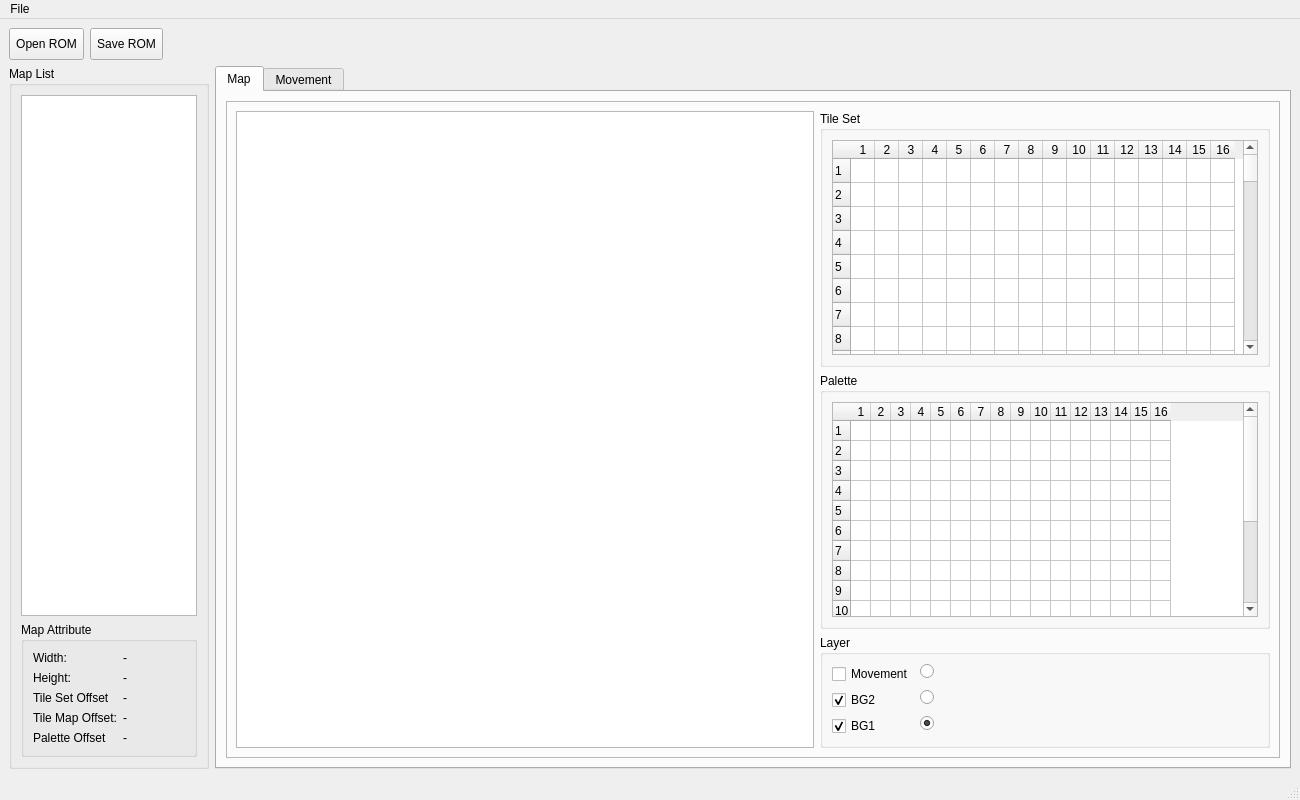
<?xml version="1.0" encoding="UTF-8"?>
<ui version="4.0">
 <class>MainWindow</class>
 <widget class="QMainWindow" name="MainWindow">
  <property name="geometry">
   <rect>
    <x>0</x>
    <y>0</y>
    <width>1300</width>
    <height>800</height>
   </rect>
  </property>
  <property name="windowTitle">
   <string>EXE Map</string>
  </property>
  <widget class="QWidget" name="centralwidget">
   <layout class="QVBoxLayout" name="_2">
    <item>
     <layout class="QFormLayout" name="formLayout">
      <item row="0" column="0">
       <widget class="QToolButton" name="openButton">
        <property name="sizePolicy">
         <sizepolicy hsizetype="Fixed" vsizetype="Fixed">
          <horstretch>0</horstretch>
          <verstretch>0</verstretch>
         </sizepolicy>
        </property>
        <property name="minimumSize">
         <size>
          <width>32</width>
          <height>32</height>
         </size>
        </property>
        <property name="text">
         <string>Open ROM</string>
        </property>
       </widget>
      </item>
      <item row="0" column="1">
       <widget class="QToolButton" name="saveButton">
        <property name="enabled">
         <bool>true</bool>
        </property>
        <property name="minimumSize">
         <size>
          <width>32</width>
          <height>32</height>
         </size>
        </property>
        <property name="text">
         <string>Save ROM</string>
        </property>
       </widget>
      </item>
     </layout>
    </item>
    <item>
     <layout class="QHBoxLayout" name="horizontalLayout">
      <item>
       <widget class="QGroupBox" name="mapListGroupBox">
        <property name="minimumSize">
         <size>
          <width>200</width>
          <height>0</height>
         </size>
        </property>
        <property name="maximumSize">
         <size>
          <width>200</width>
          <height>16777215</height>
         </size>
        </property>
        <property name="title">
         <string>Map List</string>
        </property>
        <layout class="QVBoxLayout" name="verticalLayout">
         <item>
          <widget class="QListWidget" name="mapList">
           <property name="alternatingRowColors">
            <bool>true</bool>
           </property>
          </widget>
         </item>
         <item>
          <widget class="QGroupBox" name="attributeGroupBox">
           <property name="title">
            <string>Map Attribute</string>
           </property>
           <layout class="QFormLayout" name="formLayout_5">
            <item row="0" column="0">
             <widget class="QLabel" name="widthLabel">
              <property name="text">
               <string>Width:</string>
              </property>
             </widget>
            </item>
            <item row="1" column="0">
             <widget class="QLabel" name="heightLabel">
              <property name="text">
               <string>Height:</string>
              </property>
             </widget>
            </item>
            <item row="0" column="1">
             <widget class="QLabel" name="widthValueLabel">
              <property name="text">
               <string>-</string>
              </property>
             </widget>
            </item>
            <item row="1" column="1">
             <widget class="QLabel" name="heightValueLabel">
              <property name="text">
               <string>-</string>
              </property>
             </widget>
            </item>
            <item row="3" column="0">
             <widget class="QLabel" name="tileMapLabel">
              <property name="text">
               <string>Tile Map Offset:</string>
              </property>
             </widget>
            </item>
            <item row="3" column="1">
             <widget class="QLabel" name="tileMapValueLabel">
              <property name="text">
               <string>-</string>
              </property>
             </widget>
            </item>
            <item row="2" column="0">
             <widget class="QLabel" name="tileSetLabel">
              <property name="text">
               <string>Tile Set Offset</string>
              </property>
             </widget>
            </item>
            <item row="2" column="1">
             <widget class="QLabel" name="tileSetValueLabel">
              <property name="text">
               <string>-</string>
              </property>
             </widget>
            </item>
            <item row="4" column="0">
             <widget class="QLabel" name="paletteLabel">
              <property name="text">
               <string>Palette Offset</string>
              </property>
             </widget>
            </item>
            <item row="4" column="1">
             <widget class="QLabel" name="paletteValueLabel">
              <property name="text">
               <string>-</string>
              </property>
             </widget>
            </item>
           </layout>
          </widget>
         </item>
        </layout>
       </widget>
      </item>
      <item>
       <widget class="QTabWidget" name="tabWidget">
        <property name="currentIndex">
         <number>0</number>
        </property>
        <widget class="QWidget" name="mapTab">
         <attribute name="title">
          <string>Map</string>
         </attribute>
         <layout class="QHBoxLayout" name="horizontalLayout_2">
          <item>
           <widget class="QFrame" name="frame">
            <property name="frameShape">
             <enum>QFrame::StyledPanel</enum>
            </property>
            <property name="frameShadow">
             <enum>QFrame::Raised</enum>
            </property>
            <layout class="QHBoxLayout" name="horizontalLayout_4">
             <item>
              <widget class="QGraphicsView" name="graphicsView">
               <property name="minimumSize">
                <size>
                 <width>400</width>
                 <height>0</height>
                </size>
               </property>
               <property name="backgroundBrush">
                <brush brushstyle="CrossPattern">
                 <color alpha="255">
                  <red>150</red>
                  <green>200</green>
                  <blue>255</blue>
                 </color>
                </brush>
               </property>
              </widget>
             </item>
             <item>
              <layout class="QVBoxLayout" name="verticalLayout_4">
               <item>
                <widget class="QGroupBox" name="groupBox_2">
                 <property name="minimumSize">
                  <size>
                   <width>200</width>
                   <height>0</height>
                  </size>
                 </property>
                 <property name="maximumSize">
                  <size>
                   <width>450</width>
                   <height>16777215</height>
                  </size>
                 </property>
                 <property name="title">
                  <string>Tile Set</string>
                 </property>
                 <layout class="QVBoxLayout" name="verticalLayout_3">
                  <item>
                   <widget class="QTableWidget" name="tilesetTable">
                    <property name="showGrid">
                     <bool>true</bool>
                    </property>
                    <property name="rowCount">
                     <number>64</number>
                    </property>
                    <property name="columnCount">
                     <number>16</number>
                    </property>
                    <attribute name="horizontalHeaderVisible">
                     <bool>true</bool>
                    </attribute>
                    <attribute name="horizontalHeaderDefaultSectionSize">
                     <number>24</number>
                    </attribute>
                    <attribute name="horizontalHeaderMinimumSectionSize">
                     <number>24</number>
                    </attribute>
                    <attribute name="verticalHeaderVisible">
                     <bool>true</bool>
                    </attribute>
                    <attribute name="verticalHeaderDefaultSectionSize">
                     <number>24</number>
                    </attribute>
                    <attribute name="verticalHeaderMinimumSectionSize">
                     <number>24</number>
                    </attribute>
                    <row/>
                    <row/>
                    <row/>
                    <row/>
                    <row/>
                    <row/>
                    <row/>
                    <row/>
                    <row/>
                    <row/>
                    <row/>
                    <row/>
                    <row/>
                    <row/>
                    <row/>
                    <row/>
                    <row/>
                    <row/>
                    <row/>
                    <row/>
                    <row/>
                    <row/>
                    <row/>
                    <row/>
                    <row/>
                    <row/>
                    <row/>
                    <row/>
                    <row/>
                    <row/>
                    <row/>
                    <row/>
                    <row/>
                    <row/>
                    <row/>
                    <row/>
                    <row/>
                    <row/>
                    <row/>
                    <row/>
                    <row/>
                    <row/>
                    <row/>
                    <row/>
                    <row/>
                    <row/>
                    <row/>
                    <row/>
                    <row/>
                    <row/>
                    <row/>
                    <row/>
                    <row/>
                    <row/>
                    <row/>
                    <row/>
                    <row/>
                    <row/>
                    <row/>
                    <row/>
                    <row/>
                    <row/>
                    <row/>
                    <row/>
                    <column/>
                    <column/>
                    <column/>
                    <column/>
                    <column/>
                    <column/>
                    <column/>
                    <column/>
                    <column/>
                    <column/>
                    <column/>
                    <column/>
                    <column/>
                    <column/>
                    <column/>
                    <column/>
                   </widget>
                  </item>
                 </layout>
                </widget>
               </item>
               <item>
                <widget class="QGroupBox" name="paletteGroupBox">
                 <property name="minimumSize">
                  <size>
                   <width>200</width>
                   <height>0</height>
                  </size>
                 </property>
                 <property name="maximumSize">
                  <size>
                   <width>450</width>
                   <height>16777215</height>
                  </size>
                 </property>
                 <property name="title">
                  <string>Palette</string>
                 </property>
                 <layout class="QVBoxLayout" name="verticalLayout_2">
                  <item>
                   <widget class="QTableWidget" name="paletteTable">
                    <property name="rowCount">
                     <number>16</number>
                    </property>
                    <property name="columnCount">
                     <number>16</number>
                    </property>
                    <attribute name="horizontalHeaderDefaultSectionSize">
                     <number>20</number>
                    </attribute>
                    <attribute name="verticalHeaderVisible">
                     <bool>true</bool>
                    </attribute>
                    <attribute name="verticalHeaderDefaultSectionSize">
                     <number>20</number>
                    </attribute>
                    <row/>
                    <row/>
                    <row/>
                    <row/>
                    <row/>
                    <row/>
                    <row/>
                    <row/>
                    <row/>
                    <row/>
                    <row/>
                    <row/>
                    <row/>
                    <row/>
                    <row/>
                    <row/>
                    <column/>
                    <column/>
                    <column/>
                    <column/>
                    <column/>
                    <column/>
                    <column/>
                    <column/>
                    <column/>
                    <column/>
                    <column/>
                    <column/>
                    <column/>
                    <column/>
                    <column/>
                    <column/>
                   </widget>
                  </item>
                 </layout>
                </widget>
               </item>
               <item>
                <widget class="QGroupBox" name="layerBox">
                 <property name="minimumSize">
                  <size>
                   <width>200</width>
                   <height>0</height>
                  </size>
                 </property>
                 <property name="maximumSize">
                  <size>
                   <width>450</width>
                   <height>150</height>
                  </size>
                 </property>
                 <property name="title">
                  <string>Layer</string>
                 </property>
                 <layout class="QFormLayout" name="formLayout_2">
                  <item row="0" column="0">
                   <widget class="QCheckBox" name="checkBox">
                    <property name="text">
                     <string>Movement</string>
                    </property>
                   </widget>
                  </item>
                  <item row="0" column="1">
                   <widget class="QRadioButton" name="radioButton">
                    <property name="text">
                     <string/>
                    </property>
                   </widget>
                  </item>
                  <item row="1" column="0">
                   <widget class="QCheckBox" name="bg2CheckBox">
                    <property name="text">
                     <string>BG2</string>
                    </property>
                    <property name="checked">
                     <bool>true</bool>
                    </property>
                   </widget>
                  </item>
                  <item row="1" column="1">
                   <widget class="QRadioButton" name="radioButton_2">
                    <property name="text">
                     <string/>
                    </property>
                   </widget>
                  </item>
                  <item row="2" column="0">
                   <widget class="QCheckBox" name="bg1CheckBox">
                    <property name="text">
                     <string>BG1</string>
                    </property>
                    <property name="checked">
                     <bool>true</bool>
                    </property>
                   </widget>
                  </item>
                  <item row="2" column="1">
                   <widget class="QRadioButton" name="radioButton_3">
                    <property name="text">
                     <string/>
                    </property>
                    <property name="checked">
                     <bool>true</bool>
                    </property>
                   </widget>
                  </item>
                 </layout>
                </widget>
               </item>
              </layout>
             </item>
            </layout>
           </widget>
          </item>
         </layout>
        </widget>
        <widget class="QWidget" name="movementTab">
         <attribute name="title">
          <string>Movement</string>
         </attribute>
         <layout class="QHBoxLayout" name="horizontalLayout_3">
          <item>
           <widget class="QGraphicsView" name="graphicsView_2"/>
          </item>
         </layout>
        </widget>
       </widget>
      </item>
     </layout>
    </item>
   </layout>
  </widget>
  <widget class="QMenuBar" name="menubar">
   <property name="geometry">
    <rect>
     <x>0</x>
     <y>0</y>
     <width>1300</width>
     <height>21</height>
    </rect>
   </property>
   <widget class="QMenu" name="menuFile">
    <property name="title">
     <string>File</string>
    </property>
    <addaction name="actionQuit"/>
   </widget>
   <addaction name="menuFile"/>
  </widget>
  <widget class="QStatusBar" name="statusbar"/>
  <action name="actionQuit">
   <property name="text">
    <string>Quit</string>
   </property>
   <property name="shortcut">
    <string>Ctrl+Q</string>
   </property>
  </action>
 </widget>
 <resources/>
 <connections>
  <connection>
   <sender>actionQuit</sender>
   <signal>triggered()</signal>
   <receiver>MainWindow</receiver>
   <slot>close()</slot>
   <hints>
    <hint type="sourcelabel">
     <x>-1</x>
     <y>-1</y>
    </hint>
    <hint type="destinationlabel">
     <x>399</x>
     <y>299</y>
    </hint>
   </hints>
  </connection>
  <connection>
   <sender>mapList</sender>
   <signal>itemDoubleClicked(QListWidgetItem*)</signal>
   <receiver>MainWindow</receiver>
   <slot>ui_map_entry_selected()</slot>
   <hints>
    <hint type="sourcelabel">
     <x>109</x>
     <y>172</y>
    </hint>
    <hint type="destinationlabel">
     <x>199</x>
     <y>39</y>
    </hint>
   </hints>
  </connection>
  <connection>
   <sender>bg2CheckBox</sender>
   <signal>toggled(bool)</signal>
   <receiver>MainWindow</receiver>
   <slot>bg2_visible_changed()</slot>
   <hints>
    <hint type="sourcelabel">
     <x>789</x>
     <y>706</y>
    </hint>
    <hint type="destinationlabel">
     <x>822</x>
     <y>779</y>
    </hint>
   </hints>
  </connection>
  <connection>
   <sender>bg1CheckBox</sender>
   <signal>toggled(bool)</signal>
   <receiver>MainWindow</receiver>
   <slot>bg1_visible_changed()</slot>
   <hints>
    <hint type="sourcelabel">
     <x>798</x>
     <y>731</y>
    </hint>
    <hint type="destinationlabel">
     <x>771</x>
     <y>771</y>
    </hint>
   </hints>
  </connection>
  <connection>
   <sender>graphicsView</sender>
   <signal>rubberBandChanged(QRect,QPointF,QPointF)</signal>
   <receiver>MainWindow</receiver>
   <slot>rubber_band_changed(QRect)</slot>
   <hints>
    <hint type="sourcelabel">
     <x>403</x>
     <y>214</y>
    </hint>
    <hint type="destinationlabel">
     <x>438</x>
     <y>39</y>
    </hint>
   </hints>
  </connection>
  <connection>
   <sender>saveButton</sender>
   <signal>pressed()</signal>
   <receiver>MainWindow</receiver>
   <slot>save()</slot>
   <hints>
    <hint type="sourcelabel">
     <x>130</x>
     <y>52</y>
    </hint>
    <hint type="destinationlabel">
     <x>171</x>
     <y>53</y>
    </hint>
   </hints>
  </connection>
 </connections>
 <slots>
  <slot>ui_map_entry_selected()</slot>
  <slot>bg1_visible_changed()</slot>
  <slot>bg2_visible_changed()</slot>
  <slot>rubber_band_changed(QRect)</slot>
  <slot>save()</slot>
 </slots>
</ui>
